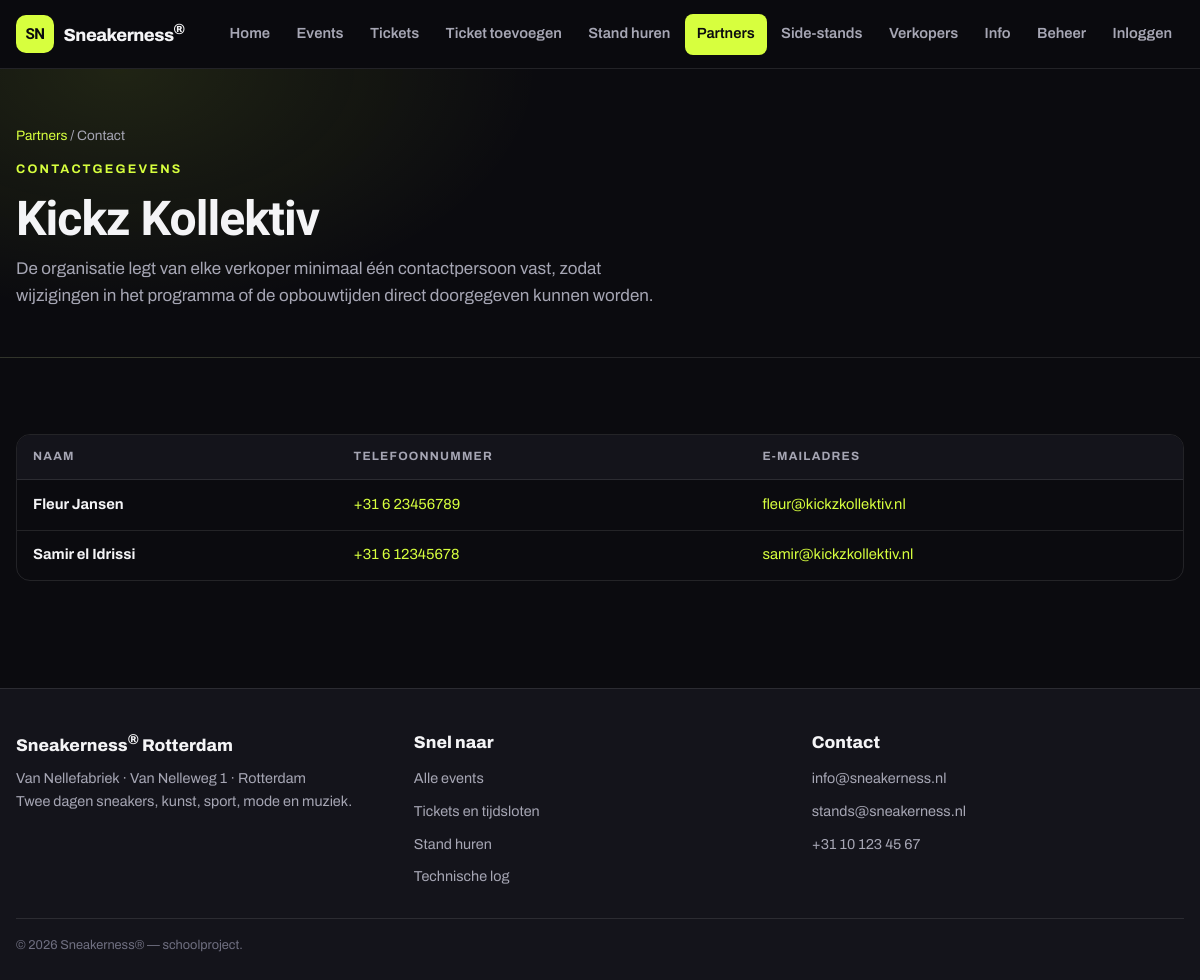
The app's page /verkopers/1/contact with its own data.
### tables this page shows
CREATE TABLE verkoper (
    id               INT UNSIGNED NOT NULL AUTO_INCREMENT,
    naam             VARCHAR(120) NOT NULL,
    speciale_status  TINYINT(1)   NOT NULL DEFAULT 0 COMMENT '1 = partner met logo en extra info',
    verkoopt_soort   VARCHAR(60)  NOT NULL COMMENT 'Sneakers, Eten en Drinken, Kids Corner, ...',
    stand_type       ENUM('A', 'AA', 'AA+') NOT NULL DEFAULT 'A',
    dagen            TINYINT UNSIGNED NOT NULL DEFAULT 1 COMMENT '1 = één dag, 2 = beide dagen',
    logo             VARCHAR(150)     NULL COMMENT 'Bestandsnaam logo, alleen voor partners',
    beschrijving     TEXT             NULL COMMENT 'Extra informatie van partners',
    is_actief        TINYINT(1)   NOT NULL DEFAULT 1,
    opmerking        VARCHAR(255)     NULL,
    datum_aangemaakt DATETIME     NOT NULL DEFAULT CURRENT_TIMESTAMP,
    datum_gewijzigd  DATETIME     NOT NULL DEFAULT CURRENT_TIMESTAMP ON UPDATE CURRENT_TIMESTAMP,
    PRIMARY KEY (id),
    KEY ix_verkoper_soort (verkoopt_soort)
);

CREATE TABLE contactpersoon (
    id               INT UNSIGNED NOT NULL AUTO_INCREMENT,
    naam             VARCHAR(100) NOT NULL,
    telefoonnummer   VARCHAR(25)  NOT NULL,
    emailadres       VARCHAR(150) NOT NULL,
    is_actief        TINYINT(1)   NOT NULL DEFAULT 1,
    opmerking        VARCHAR(255)     NULL,
    datum_aangemaakt DATETIME     NOT NULL DEFAULT CURRENT_TIMESTAMP,
    datum_gewijzigd  DATETIME     NOT NULL DEFAULT CURRENT_TIMESTAMP ON UPDATE CURRENT_TIMESTAMP,
    PRIMARY KEY (id)
);

### app/Core/View.php (called while the page is built, shortened)
<?php
final class View
{
    public static function render(string $view, array $gegevens = [], string $layout = 'main'): string
    {
        $inhoud = self::rendeBestand(self::VIEW_MAP . $view . '.php', $gegevens);
        return self::rendeBestand(
            self::VIEW_MAP . 'layouts/' . $layout . '.php',
            array_merge($gegevens, ['inhoud' => $inhoud])
        );
    }
    private static function rendeBestand(string $bestandspad, array $gegevens): string
    {
        extract($gegevens, EXTR_SKIP);
        require $bestandspad;
        return (string) ob_get_clean();
    }
}

### app/Controllers/PartnerController.php (called while the page is built, shortened)
<?php
final class PartnerController extends Controller
{
    public function contactpersonen(Request $request, string $id): void
    {
        $gegevens = [
            'titel'          => 'Contactpersonen',
            'pad'            => '/partners',
            'contactpersonen' => [],
            'melding'        => null,
            'foutmelding'    => null,
        ];
        try {
            $contactpersonen = (new ContactpersoonModel())->haalPerVerkoper((int) $id);
            $gegevens['contactpersonen'] = $contactpersonen;
        } catch (DatabaseException $fout) {
            Logger::exception($fout, 'Contactpersonen konden niet worden geladen');
            $gegevens['foutmelding'] = $fout->getMessage();
        }
        $this->toon('partners/contact', $gegevens, $gegevens['foutmelding'] === null ? 200 : 503);
    }
}

### public/index.php (called while the page is built, shortened)
<?php
require __DIR__ . '/../app/bootstrap.php';
$request = Request::vanuitGlobals();
$router = new Router();
$router->get('/inloggen', AuthController::class, 'inloggenFormulier');
$router->post('/inloggen', AuthController::class, 'inloggen');
$router->post('/uitloggen', AuthController::class, 'uitloggen');
$router->get('/', HomeController::class, 'index');
$router->get('/events', EvenementController::class, 'index');
$router->get('/events/{id}', EvenementController::class, 'detail');
$router->get('/tickets', TicketController::class, 'index');
$router->get('/tickets/toevoegen', TicketController::class, 'toevoegen');
$router->post('/tickets/toevoegen', TicketController::class, 'opslaan');
$router->get('/tickets/boeken', TicketController::class, 'boeken');
$router->post('/tickets/boeken', TicketController::class, 'boekOp');
$router->get('/tickets/bestellen', TicketController::class, 'bestellen');
$router->post('/tickets/bestellen', TicketController::class, 'controleerBestelling');
$router->post('/tickets/betalen', TicketController::class, 'betalen');
$router->get('/stands', StandController::class, 'index');
$router->get('/stands/beschikbaar', StandController::class, 'beschikbaar');
$router->post('/stands/reserveren', StandController::class, 'reserveren');
$router->get('/reserveringen', StandController::class, 'reserveringen');
$router->get('/partners', PartnerController::class, 'index');
$router->get('/side-stands', PartnerController::class, 'sideStands');
$router->get('/verkopers', VerkoperController::class, 'index');
$router->get('/verkopers/nieuw', VerkoperController::class, 'nieuw');
$router->post('/verkopers/nieuw', VerkoperController::class, 'opslaan');
$router->get('/verkopers/{id}/contact', PartnerController::class, 'contactpersonen');
$router->get('/info', HomeController::class, 'info');
$router->get('/beheer', BeheerController::class, 'index');
$router->get('/beheer/events/toevoegen', EvenementController::class, 'nieuw');
$router->post('/beheer/events/toevoegen', EvenementController::class, 'opslaan');
$router->get('/beheer/stands', BeheerController::class, 'stands');
$router->get('/beheer/stands/toevoegen', BeheerController::class, 'standToevoegen');
$router->post('/beheer/stands/toevoegen', BeheerController::class, 'standOpslaan');
$router->get('/beheer/log', BeheerController::class, 'log');
try {
    $router->verwerk($request);
} catch (Throwable $fout) {
    Logger::exception($fout, 'Onafgehandelde fout tijdens verwerken verzoek');
    (new FoutController())->serverFout($request, $fout);
}

### app/Core/Request.php (called while the page is built, shortened)
<?php
final class Request
{
    public static function basisPad(): string
    {
        $script = str_replace('\\', '/', (string) ($_SERVER['SCRIPT_NAME'] ?? ''));
        $map = rtrim(str_replace('\\', '/', dirname($script)), '/');
        return $map === '/' ? '' : $map;
    }
}

### app/helpers.php (called while the page is built, shortened)
<?php
if (!function_exists('e')) {
    function e(mixed $waarde): string
    {
        return htmlspecialchars((string) $waarde, ENT_QUOTES | ENT_SUBSTITUTE, 'UTF-8');
    }
}
if (!function_exists('url')) {
    function url(string $pad = '/'): string
    {
        $basis = Request::basisPad();
        $pad = '/' . ltrim($pad, '/');
        return $basis . ($pad === '/' ? '/' : rtrim($pad, '/'));
    }
}

### app/bootstrap.php (called while the page is built, shortened)
<?php
spl_autoload_register(static function (string $klasse): void {
    $prefix = 'App\\';
    $relatiefPad = str_replace('\\', DIRECTORY_SEPARATOR, substr($klasse, strlen($prefix)));
    $bestand = BASIS_MAP . DIRECTORY_SEPARATOR . 'app' . DIRECTORY_SEPARATOR . $relatiefPad . '.php';
});
require_once BASIS_MAP . '/app/helpers.php';

### app/Core/Config.php (called while the page is built, shortened)
<?php
final class Config
{
    private static array $instellingen = [];
    public static function laad(string $bestandspad): void
    {
        $instellingen = require $bestandspad;
        self::$instellingen = $instellingen;
    }
    public static function get(string $sleutel, mixed $standaard = null): mixed
    {
        $waarde = self::$instellingen;
        foreach (explode('.', $sleutel) as $deel) {
            $waarde = $waarde[$deel];
        }
        return $waarde;
    }
}

### app/Core/Database.php (called while the page is built, shortened)
<?php
final class Database
{
    private static ?PDO $verbinding = null;
    public static function verbinding(): PDO
    {
        $host       = (string) Config::get('database.host', '127.0.0.1');
        $poort      = (int) Config::get('database.port', 3306);
        $naam       = (string) Config::get('database.naam', 'sneakerness');
        $gebruiker  = (string) Config::get('database.gebruiker', 'root');
        $wachtwoord = (string) Config::get('database.wachtwoord', '');
        $charset    = (string) Config::get('database.charset', 'utf8mb4');
        $dsn = sprintf('mysql:host=%s;port=%d;dbname=%s;charset=%s', $host, $poort, $naam, $charset);
        try {
            self::$verbinding = new PDO($dsn, $gebruiker, $wachtwoord, [
                PDO::ATTR_ERRMODE            => PDO::ERRMODE_EXCEPTION,
                PDO::ATTR_DEFAULT_FETCH_MODE => PDO::FETCH_ASSOC,
                PDO::ATTR_EMULATE_PREPARES   => false,
                PDO::ATTR_STRINGIFY_FETCHES  => false,
            ]);
            return self::$verbinding;
        } catch (PDOException $fout) {
            Logger::error('Databaseverbinding mislukt', [
                'dsn'      => $dsn,
                'sqlstate' => $fout->getCode(),
                'melding'  => $fout->getMessage(),
            ]);
            throw new DatabaseException(
                DatabaseException::GEBRUIKERSMELDING,
                0,
                $fout
            );
        }
    }
}

### app/Core/Logger.php (called while the page is built, shortened)
<?php
final class Logger
{
    private static string $logmap = '';
    public static function init(string $logmap, string $minimumNiveau = self::NIVEAU_DEBUG): void
    {
        self::$logmap = rtrim($logmap, '/\\');
    }
    private static function schrijf(string $niveau, string $bericht, array $context): void
    {
        $regel = sprintf(
            '[%s] %-7s %s | ip=%s | %s%s',
            date('Y-m-d H:i:s'),
            strtoupper($niveau),
            $bericht,
            $_SERVER['REMOTE_ADDR'] ?? 'cli',
            $context === [] ? '-' : json_encode($context, JSON_UNESCAPED_UNICODE | JSON_UNESCAPED_SLASHES),
            PHP_EOL
        );
    }
    private static function bestandsnaam(): string
    {
        return self::$logmap . DIRECTORY_SEPARATOR . 'app-' . date('Y-m-d') . '.log';
    }
}

### app/Core/Model.php (called while the page is built, shortened)
<?php
abstract class Model
{
    protected PDO $verbinding;
    public function __construct()
    {
        $this->verbinding = Database::verbinding();
    }
    protected function roepProcedureAan(string $procedure, array $parameters = []): array
    {
        $plaatshouders = $parameters === [] ? '' : implode(', ', array_fill(0, count($parameters), '?'));
        $sql = sprintf('CALL %s(%s)', $procedure, $plaatshouders);
        try {
            $statement = $this->verbinding->prepare($sql);
            $statement->execute(array_values($parameters));
            $rijen = $statement->fetchAll();
            return $rijen;
        } catch (PDOException $fout) {
            Logger::error('Stored procedure mislukt', [
                'procedure'  => $procedure,
                'parameters' => $parameters,
                'sqlstate'   => $fout->getCode(),
                'melding'    => $fout->getMessage(),
            ]);
            throw new DatabaseException(
                DatabaseException::GEBRUIKERSMELDING,
                0,
                $fout
            );
        }
    }
}

### app/Models/ContactpersoonModel.php (called while the page is built, shortened)
<?php
final class ContactpersoonModel extends Model
{
    public function haalPerVerkoper(int $verkoperId): array
    {
        $rijen = $this->roepProcedureAan('sp_contactpersoon_per_verkoper', [$verkoperId]);
        return array_map(
            static fn (array $rij): Contactpersoon => Contactpersoon::vanRij($rij),
            $rijen
        );
    }
}

### app/Entities/Contactpersoon.php (called while the page is built, shortened)
<?php
final class Contactpersoon
{
    public static function vanRij(array $rij): self
    {
        return new self(
            (int) ($rij['id'] ?? 0),
            (string) ($rij['naam'] ?? ''),
            (string) ($rij['telefoonnummer'] ?? ''),
            (string) ($rij['emailadres'] ?? ''),
            (string) ($rij['verkoper_naam'] ?? '')
        );
    }
    public function telefoonLink(): string
    {
        return 'tel:' . str_replace(' ', '', $this->telefoonnummer);
    }
}

### app/Views/partners/contact.php (the view, shortened to what this page needs)
<?php
$verkoperNaam = $contactpersonen === [] ? '' : $contactpersonen[0]->verkoperNaam;
?>
<section class="pagina-kop">
    <div class="container">
        <p class="kruimelpad"><a href="<?= e(url('/partners')) ?>">Partners</a> / Contact</p>
        <p class="pagina-kop__label">Contactgegevens</p>
        <h1 class="pagina-kop__titel">
            <?= $verkoperNaam === '' ? 'Contactpersonen' : e($verkoperNaam) ?>
        </h1>
        <p class="pagina-kop__tekst">
            De organisatie legt van elke verkoper minimaal één contactpersoon vast, zodat
            wijzigingen in het programma of de opbouwtijden direct doorgegeven kunnen worden.
        </p>
    </div>
</section>
<section class="sectie">
    <div class="container">
        <?php if ($foutmelding !== null) : ?>
            <?= partial('melding', [
                'soort' => 'fout',
                'kop'   => 'De contactpersonen konden niet worden opgehaald',
                'tekst' => $foutmelding,
            ]) ?>
        <?php else : ?>
            <div class="tabel-omhulsel">
                <table class="tabel">
                    <thead>
                        <tr>
                            <th scope="col">Naam</th>
                            <th scope="col">Telefoonnummer</th>
                            <th scope="col">E-mailadres</th>
                        </tr>
                    </thead>
                    <tbody>
                        <?php foreach ($contactpersonen as $contactpersoon) : ?>
                            <tr>
                                <th scope="row" data-label="Naam"><?= e($contactpersoon->naam) ?></th>
                                <td data-label="Telefoonnummer">
                                    <a href="<?= e($contactpersoon->telefoonLink()) ?>">
                                        <?= e($contactpersoon->telefoonnummer) ?>
                                    </a>
                                </td>
                                <td data-label="E-mailadres">
                                    <a href="mailto:<?= e($contactpersoon->emailadres) ?>">
                                        <?= e($contactpersoon->emailadres) ?>
                                    </a>
                                </td>
                            </tr>
                        <?php endforeach; ?>
                    </tbody>
                </table>
            </div>
        <?php endif; ?>
    </div>
</section>

### app/Core/Router.php (shortened to what this page needs)
<?php
final class Router
{
    private array $routes = [];
    private function registreer(string $methode, string $patroon, string $controller, string $actie): void
    {
        $this->routes[] = [
            'methode'    => $methode,
            'patroon'    => $patroon,
            'controller' => $controller,
            'actie'      => $actie,
        ];
    }
    public function verwerk(Request $request): void
    {
        foreach ($this->routes as $route) {
            if ($route['methode'] !== $request->methode()) {
                continue;
            }
            $parameters = $this->vergelijk($route['patroon'], $request->pad());
            if ($parameters === null) {
                continue;
            }
            $controller = new $route['controller']();
            $controller->{$route['actie']}($request, ...array_values($parameters));
            return;
        }
    }
    private function vergelijk(string $patroon, string $pad): ?array
    {
        $regex = '#^' . preg_replace('#\{([a-zA-Z_]+)\}#', '(?P<$1>[^/]+)', $patroon) . '$#';
        if (preg_match($regex, $pad, $treffers) !== 1) {
            return null;
        }
        return array_filter($treffers, static fn (string|int $sleutel): bool => is_string($sleutel), ARRAY_FILTER_USE_KEY);
    }
}

### records on screen
verkoper: naam "Kickz Kollektiv"
contactpersoon: naam "Fleur Jansen", telefoonnummer "+31 6 23456789", emailadres "fleur@kickzkollektiv.nl"
contactpersoon: naam "Samir el Idrissi", telefoonnummer "+31 6 12345678", emailadres "samir@kickzkollektiv.nl"

### other values on screen
$label "Home"
$label "Events"
$label "Tickets"
$label "Ticket toevoegen"
$label "Stand huren"
$label "Partners"
$label "Side-stands"
$label "Verkopers"
$label "Info"
$label "Beheer"
